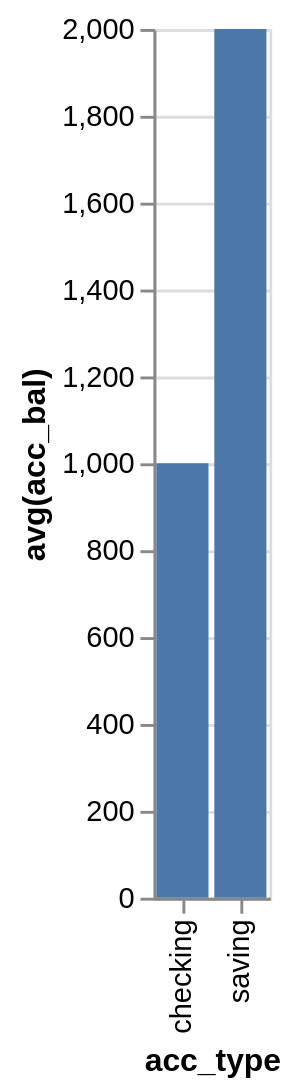

Vega-Lite specification for this chart:
### Vega-Lite specification from a JSON file in a GitHub repository (floating-point values rounded to 4 significant figures)
{"data": {"values": [{"x_data": "checking", "y_data": 1000}, {"x_data": "saving", "y_data": 2000}]}, "mark": "bar", "encoding": {"x": {"field": "x_data", "type": "nominal", "title": "acc_type", "sort": {"op": "sum", "field": "y_data", "order": "ascending"}}, "y": {"field": "y_data", "type": "quantitative", "title": "avg(acc_bal)"}}}
